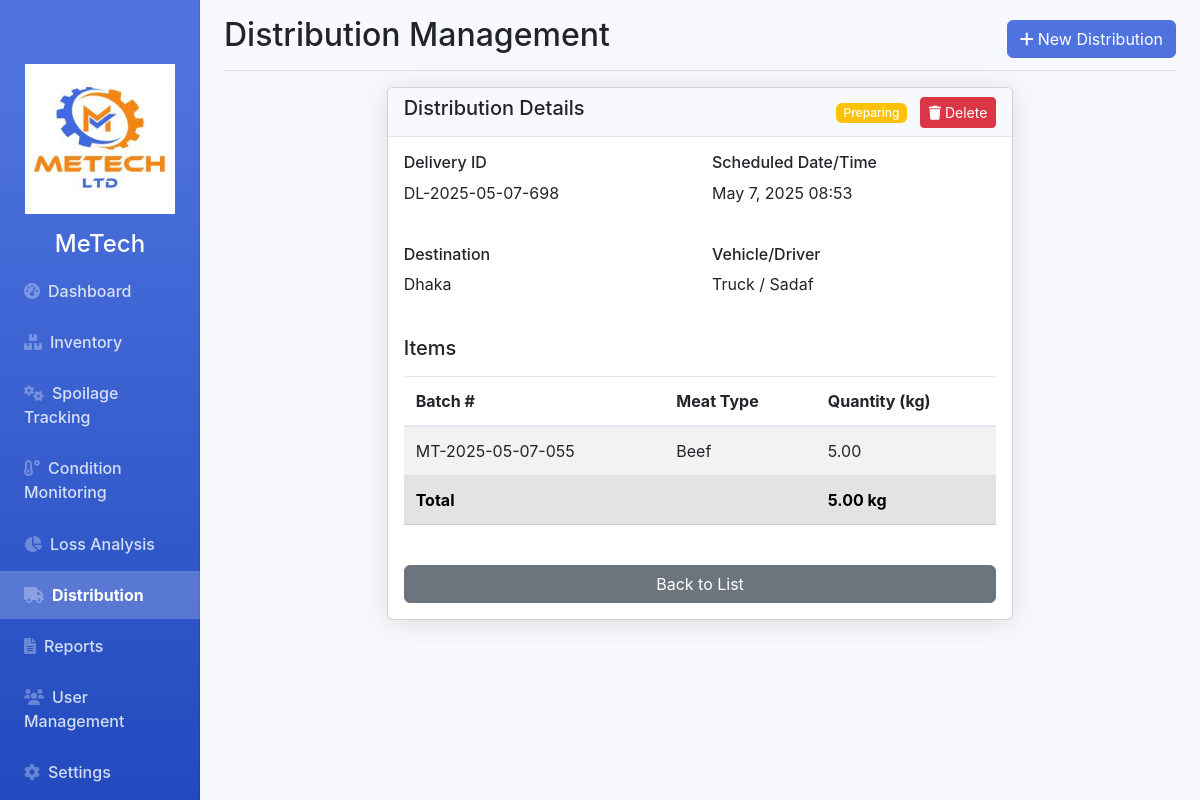
The app's page /distribution.php?action=view&id=9 (signed in) with its own data.
### tables this page shows
CREATE TABLE `distribution` (
  `id` int(11) NOT NULL,
  `delivery_id` varchar(50) NOT NULL,
  `destination` varchar(100) NOT NULL,
  `scheduled_datetime` datetime NOT NULL,
  `vehicle` varchar(50) DEFAULT NULL,
  `driver` varchar(100) DEFAULT NULL,
  `status` enum('preparing','in_transit','delivered','cancelled') DEFAULT 'preparing',
  `completed_at` datetime DEFAULT NULL,
  `created_at` timestamp NOT NULL DEFAULT current_timestamp()
);

CREATE TABLE `distribution_items` (
  `id` int(11) NOT NULL,
  `distribution_id` int(11) NOT NULL,
  `inventory_id` int(11) NOT NULL,
  `quantity` decimal(10,2) NOT NULL
);

CREATE TABLE `inventory` (
  `id` int(11) NOT NULL,
  `batch_number` varchar(50) NOT NULL,
  `meat_type_id` int(11) NOT NULL,
  `cut_type` varchar(50) DEFAULT NULL,
  `quantity` decimal(10,2) NOT NULL,
  `processing_date` date NOT NULL,
  `expiry_date` date NOT NULL,
  `storage_location_id` int(11) NOT NULL,
  `quality_notes` text DEFAULT NULL,
  `status` enum('good','near_expiry','spoiled') DEFAULT 'good',
  `created_at` timestamp NOT NULL DEFAULT current_timestamp()
);

CREATE TABLE `meat_types` (
  `id` int(11) NOT NULL,
  `name` varchar(50) NOT NULL,
  `default_expiry_days` int(11) NOT NULL
);

### distribution.php (the view, shortened to what this page needs)
<?php
require 'config.php';
$action = $_GET['action'] ?? 'list';
$distributions = $pdo->query("
    SELECT d.*,
           (SELECT SUM(quantity) FROM distribution_items WHERE distribution_id = d.id) as total_quantity
    FROM distribution d
    ORDER BY d.scheduled_datetime DESC
")->fetchAll(PDO::FETCH_ASSOC);
if ($action === 'view' || $action === 'update_status') {
    $distributionId = $_GET['id'];
    $distribution = $pdo->prepare("
        SELECT * FROM distribution WHERE id = ?
    ");
    $distribution->execute([$distributionId]);
    $distribution = $distribution->fetch(PDO::FETCH_ASSOC);
    $distributionItems = $pdo->prepare("
        SELECT di.*, i.batch_number, mt.name as meat_type
        FROM distribution_items di
        JOIN inventory i ON di.inventory_id = i.id
        JOIN meat_types mt ON i.meat_type_id = mt.id
        WHERE di.distribution_id = ?
    ");
    $distributionItems->execute([$distributionId]);
    $distributionItems = $distributionItems->fetchAll(PDO::FETCH_ASSOC);
}
?>
<!DOCTYPE html>
<html lang="en">
<head>
    <link rel="stylesheet" href="https://cdnjs.cloudflare.com/ajax/libs/font-awesome/6.0.0-beta3/css/all.min.css">
    <link href="https://cdn.jsdelivr.net/npm/bootstrap@5.3.0/dist/css/bootstrap.min.css" rel="stylesheet">
    <link rel="stylesheet" href="styles.css">
</head>
<body>
    <div class="container-fluid">
        <div class="row">
            <?php include 'sidebar.php'; ?>
            <main class="col-md-9 ms-sm-auto col-lg-10 px-md-4">
                <div class="d-flex justify-content-between flex-wrap flex-md-nowrap align-items-center pt-3 pb-2 mb-3 border-bottom">
                    <h1 class="h2">Distribution Management</h1>
                    <a href="distribution.php?action=add" class="btn btn-primary">
                        <i class="fas fa-plus me-1"></i>New Distribution
                    </a>
                </div>
                <?php if ($action === 'list'): ?>
                    <div class="row mb-4">
                        <div class="col-md-6">
                            <div class="card">
                                <div class="card-header">
                                    <h5>Recent Distributions</h5>
                                </div>
                                <div class="card-body">
                                    <div class="table-responsive">
                                        <table class="table table-striped">
                                            <thead>
                                                <tr>
                                                    <th>Delivery ID</th>
                                                    <th>Destination</th>
                                                    <th>Scheduled</th>
                                                    <th>Quantity</th>
                                                    <th>Status</th>
                                                    <th>Actions</th>
                                                </tr>
                                            </thead>
                                            <tbody>
                                                <?php foreach ($distributions as $dist): ?>
                                                    <tr>
                                                        <td><?= $dist['delivery_id'] ?></td>
                                                        <td><?= $dist['destination'] ?></td>
                                                        <td><?= date('M j, Y H:i', strtotime($dist['scheduled_datetime'])) ?></td>
                                                        <td><?= number_format($dist['total_quantity'], 2) ?> kg</td>
                                                        <td>
                                                            <span class="badge bg-<?=
                                                                $dist['status'] === 'preparing' ? 'warning' :
                                                                ($dist['status'] === 'in_transit' ? 'info' :
                                                                ($dist['status'] === 'delivered' ? 'success' : 'secondary'))
                                                            ?>">
                                                                <?= ucfirst(str_replace('_', ' ', $dist['status'])) ?>
                                                            </span>
                                                        </td>
                                                        <td>
                                                            <a href="distribution.php?action=view&id=<?= $dist['id'] ?>" class="btn btn-sm btn-info">
                                                                <i class="fas fa-eye"></i>
                                                            </a>
                                                            <?php if ($dist['status'] !== 'delivered' && $dist['status'] !== 'cancelled'): ?>
                                                                <button class="btn btn-sm btn-danger" onclick="confirmDelete(<?= $dist['id'] ?>)">
                                                                    <i class="fas fa-trash"></i>
                                                                </button>
                                                            <?php endif; ?>
                                                        </td>
                                                    </tr>
                                                <?php endforeach; ?>
                                            </tbody>
                                        </table>
                                    </div>
                                </div>
                            </div>
                        </div>
                        <div class="col-md-6">
                            <div class="card">
                                <div class="card-header">
                                    <h5>Pending Deliveries</h5>
                                </div>
                                <div class="card-body">
                                    <div class="table-responsive">
                                        <table class="table table-striped">
                                            <thead>
                                                <tr>
                                                    <th>Delivery ID</th>
                                                    <th>Destination</th>
                                                    <th>Scheduled</th>
                                                    <th>Status</th>
                                                    <th>Actions</th>
                                                </tr>
                                            </thead>
                                            <tbody>
                                                <?php foreach ($distributions as $dist):
                                                    if ($dist['status'] === 'delivered' || $dist['status'] === 'cancelled') continue;
                                                ?>
                                                    <tr>
                                                        <td><?= $dist['delivery_id'] ?></td>
                                                        <td><?= $dist['destination'] ?></td>
                                                        <td><?= date('M j, Y H:i', strtotime($dist['scheduled_datetime'])) ?></td>
                                                        <td>
                                                            <span class="badge bg-<?= $dist['status'] === 'preparing' ? 'warning' : 'info' ?>">
                                                                <?= ucfirst(str_replace('_', ' ', $dist['status'])) ?>
                                                            </span>
                                                        </td>
                                                        <td>
                                                            <a href="distribution.php?action=update_status&id=<?= $dist['id'] ?>" class="btn btn-sm btn-primary">
                                                                Update Status
                                                            </a>
                                                        </td>
                                                    </tr>
                                                <?php endforeach; ?>
                                            </tbody>
                                        </table>
                                    </div>
                                </div>
                            </div>
                        </div>
                    </div>
                <?php elseif ($action === 'view'): ?>
                    <div class="row">
                        <div class="col-md-8 mx-auto">
                            <div class="card">
                                <div class="card-header d-flex justify-content-between align-items-center">
                                    <h5>Distribution Details</h5>
                                    <div>
                                        <span class="badge bg-<?=
                                            $distribution['status'] === 'preparing' ? 'warning' :
                                            ($distribution['status'] === 'in_transit' ? 'info' :
                                            ($distribution['status'] === 'delivered' ? 'success' : 'secondary'))
                                        ?>">
                                            <?= ucfirst(str_replace('_', ' ', $distribution['status'])) ?>
                                        </span>
                                        <?php if ($distribution['status'] !== 'delivered' && $distribution['status'] !== 'cancelled'): ?>
                                            <button type="button" class="btn btn-danger btn-sm ms-2" data-bs-toggle="modal" data-bs-target="#deleteModal">
                                                <i class="fas fa-trash"></i> Delete
                                            </button>
                                        <?php endif; ?>
                                    </div>
                                </div>
                                <div class="card-body">
                                    <div class="row mb-4">
                                        <div class="col-md-6">
                                            <h6>Delivery ID</h6>
                                            <p><?= $distribution['delivery_id'] ?></p>
                                        </div>
                                        <div class="col-md-6">
                                            <h6>Scheduled Date/Time</h6>
                                            <p><?= date('M j, Y H:i', strtotime($distribution['scheduled_datetime'])) ?></p>
                                        </div>
                                    </div>
                                    <div class="row mb-4">
                                        <div class="col-md-6">
                                            <h6>Destination</h6>
                                            <p><?= $distribution['destination'] ?></p>
                                        </div>
                                        <div class="col-md-6">
                                            <h6>Vehicle/Driver</h6>
                                            <p><?= $distribution['vehicle'] ?> / <?= $distribution['driver'] ?></p>
                                        </div>
                                    </div>
                                    <h5 class="mt-4 mb-3">Items</h5>
                                    <div class="table-responsive">
                                        <table class="table table-striped">
                                            <thead>
                                                <tr>
                                                    <th>Batch #</th>
                                                    <th>Meat Type</th>
                                                    <th>Quantity (kg)</th>
                                                </tr>
                                            </thead>
                                            <tbody>
                                                <?php foreach ($distributionItems as $item): ?>
                                                    <tr>
                                                        <td><?= $item['batch_number'] ?></td>
                                                        <td><?= $item['meat_type'] ?></td>
                                                        <td><?= number_format($item['quantity'], 2) ?></td>
                                                    </tr>
                                                <?php endforeach; ?>
                                                <tr class="table-secondary">
                                                    <td colspan="2"><strong>Total</strong></td>
                                                    <td><strong><?= number_format(array_sum(array_column($distributionItems, 'quantity')), 2) ?> kg</strong></td>
                                                </tr>
                                            </tbody>
                                        </table>
                                    </div>
                                    <div class="d-grid gap-2 mt-4">
                                        <a href="distribution.php" class="btn btn-secondary">Back to List</a>
                                    </div>
                                </div>
                            </div>
                        </div>
                    </div>
                <?php endif; ?>
            </main>
        </div>
    </div>
</body>
</html>

### styles.css (style rules this page uses)
:root { --primary-color: #4e73df; --secondary-color: #858796; --success-color: #1cc88a; --info-color: #36b9cc; --warning-color: #f6c23e; --danger-color: #e74a3b; --light-color: #f8f9fc; --dark-color: #5a5c69; }
body { font-family: 'Nunito', -apple-system, BlinkMacSystemFont, 'Segoe UI', Roboto, 'Helvetica Neue', Arial, sans-serif; background-color: #f8f9fc; overflow-x: hidden; }
.card { box-shadow: 0 0.15rem 1.75rem 0 rgba(58, 59, 69, 0.15); margin-bottom: 1.5rem; }
.card-header { background-color: #f8f9fc; border-bottom: 1px solid #e3e6f0; }
.table-responsive { overflow-x: auto; }
.table { width: 100%; margin-bottom: 1rem; color: #858796; }
.table th, .table td { padding: 0.75rem; vertical-align: top; border-top: 1px solid #e3e6f0; }
.table thead th { vertical-align: bottom; border-bottom: 2px solid #e3e6f0; }
.btn-primary { background-color: var(--primary-color); border-color: var(--primary-color); }
.badge { font-weight: 500; }

### records on screen
distribution: status "Preparing", delivery "DL-2025-05-07-698", scheduled_datetime "May 7, 2025 08:53", destination "Dhaka", vehicle "Truck", driver "Sadaf"
distribution_items: inventory.batch_number "MT-2025-05-07-055", meat_types.name "Beef", quantity "5.00"

### other values on screen
array_sum(array_column($distributionItems, 'quantity')) "5.00"
